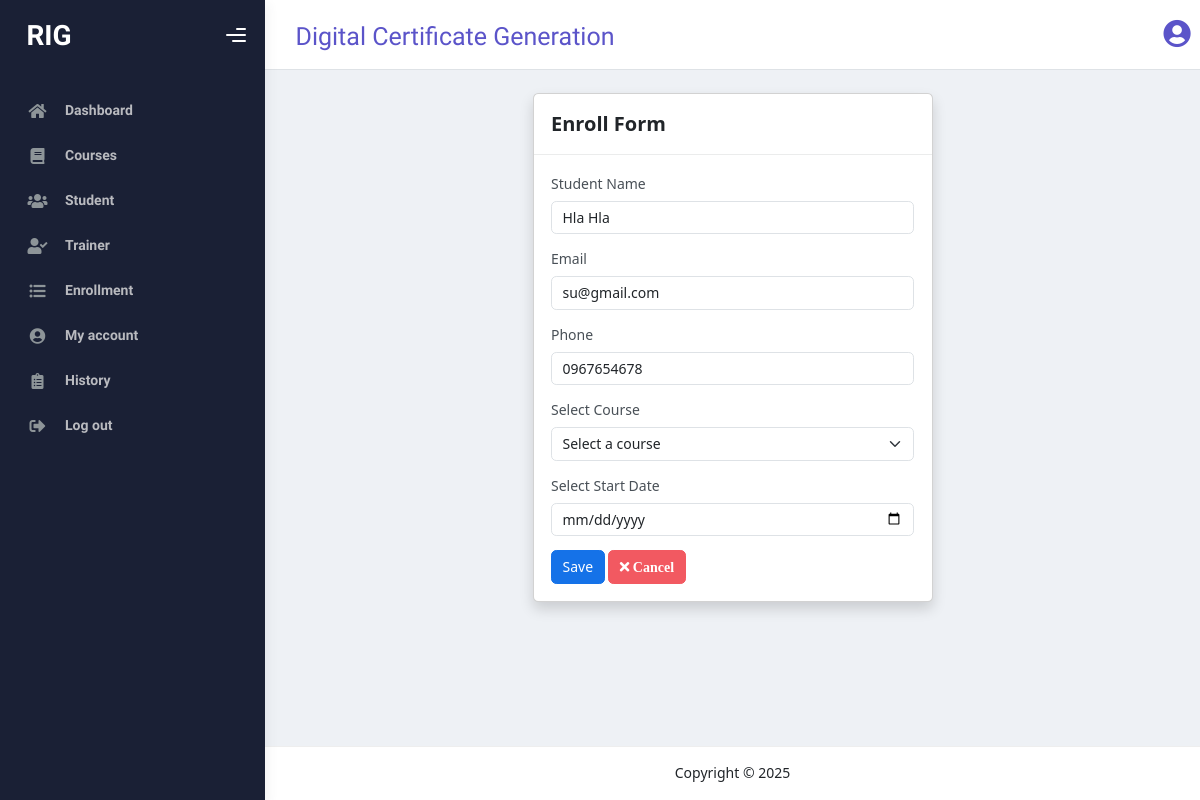
Page /enroll_single_student/?student_id=1 on the committed database.
### myapp/models.py (models this page shows, shortened)
class Student(models.Model):
    student_name=models.CharField(max_length=100)
    email=models.EmailField()
    phone=models.CharField(blank=True,null=True)

### myapp/views.py (the view, shortened to what this page needs)
# urls.py: path('enroll_single_student/',enroll_single_student, name='enroll_single_student'),
def enroll_single_student(request):
    student_data = {}
    student_id = request.GET.get('student_id')
    if student_id:
        try:
            student = Student.objects.get(id=student_id)
            student_data = {
                'student_name': student.student_name,
                'email': student.email,
                'phone': student.phone,
            }
        except Student.DoesNotExist:
            student_data = {}
    courses = Course.objects.all()
    return render(request, 'enroll_single.html', {
        'course': courses,
        'student_data': student_data
    })

### templates/enroll_single.html (shortened to what this page needs)
{% extends 'starter-template.html' %}
{% block content %}
<div class="d-flex justify-content-center">
  <form method="post" class="w-100" style="max-width: 400px;">
    <div class="card shadow">
      <div class="card-header">
        <div class="card-title mb-0">Enroll Form</div>
      </div>
      <div class="card-body">
        <div class="mb-3">
          <label for="student_name" class="form-label">Student Name</label>
          <input type="text" id="student_name" name="student_name" class="form-control" placeholder="Enter student name" required
          value="{{ student_data.student_name|default:'' }}">
        </div>
        <div class="mb-3">
          <label for="email" class="form-label">Email</label>
          <input type="email" id="email" name="email" class="form-control" placeholder="Enter email" required
          value="{{ student_data.email|default:'' }}">
        </div>
        <div class="mb-3">
          <label for="phone" class="form-label">Phone</label>
          <input type="text" id="phone" name="phone" class="form-control" placeholder="Enter phone number"
          value="{{ student_data.phone|default:'' }}">
        </div>
        <div class="mb-3">
          <label for="course" class="form-label">Select Course</label>
          <select id="course" name="course" class="form-select" required>
            <option value="" disabled selected>Select a course</option>
          </select>
        </div>
        <div class="mb-3">
          <label for="startDate" class="form-label">Select Start Date</label>
          <input type="date" name="start_date" id="startDate" class="form-control" required>
        </div>
        <div class="mt-2">
          <button type="submit" class="btn btn-primary">Save</button>
        <button type="button" class="btn btn-danger " onclick="history.back()">
          <i class="fas fa-times">&nbsp;Cancel</i>
        </button>
      </div>
      </div>
    </div>
  </form>
</div>
{% endblock content %}

### static/mystyle.css (style rules this page uses)
body { background-color: white; }

### rows in the picture
Student: student_name "Hla Hla", email "su@gmail.com", phone "0967654678"
